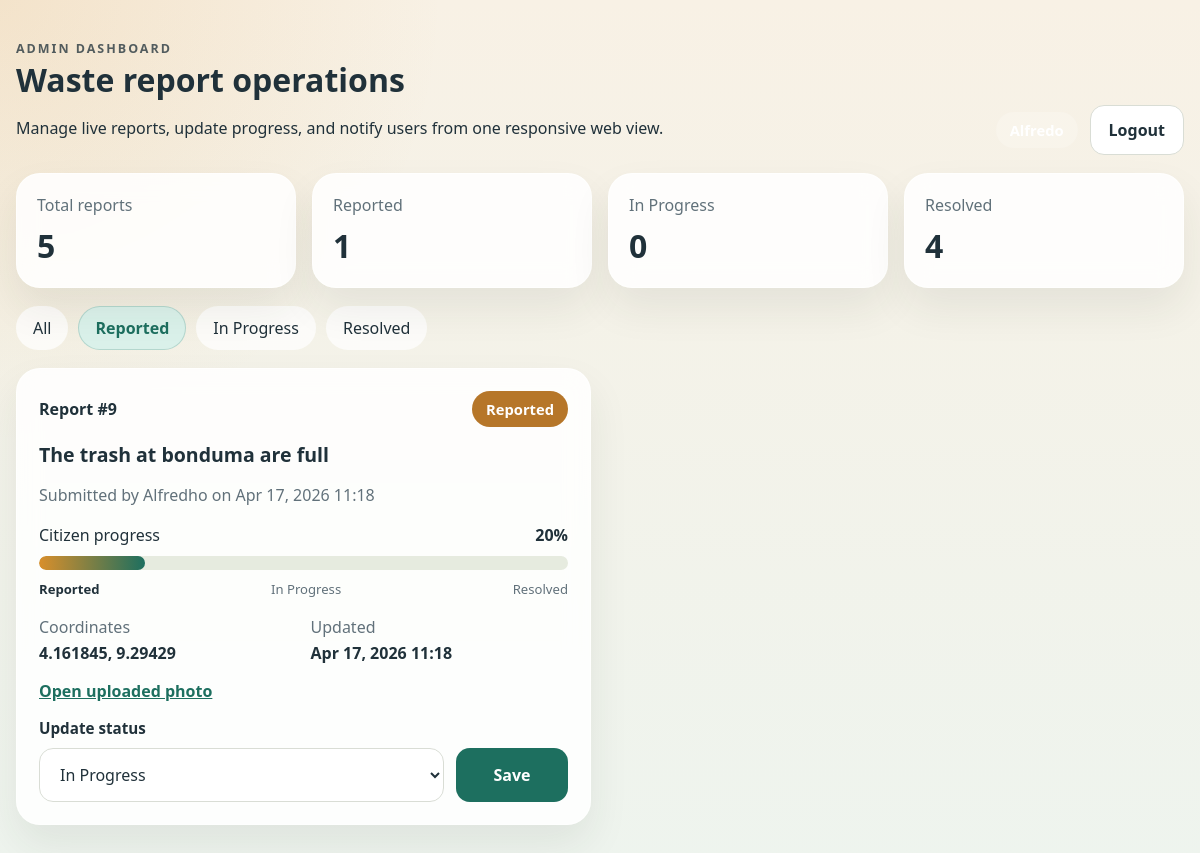
Screenshot of /dashboard/?status=reported (signed in) with the database file from the repository.
### apps/reports/models.py (models this page shows, shortened)
class WasteReport(models.Model):
    class Status(models.TextChoices):
        REPORTED = "reported", "Reported"
        IN_PROGRESS = "in_progress", "In Progress"
        RESOLVED = "resolved", "Resolved"
    user = models.ForeignKey(settings.AUTH_USER_MODEL, on_delete=models.CASCADE, related_name="waste_reports")
    description = models.TextField()
    photo = models.ImageField(upload_to="reports/")
    latitude = models.FloatField()
    longitude = models.FloatField()
    status = models.CharField(max_length=20, choices=Status.choices, default=Status.REPORTED)
    created_at = models.DateTimeField(auto_now_add=True)
    updated_at = models.DateTimeField(auto_now=True)
    @property
    def progress_percent(self) -> int:
        if self.status == self.Status.RESOLVED:
            return 100
        if self.status == self.Status.IN_PROGRESS:
            return 60
        return 20
    @property
    def progress_step(self) -> int:
        if self.status == self.Status.RESOLVED:
            return 3
        if self.status == self.Status.IN_PROGRESS:
            return 2
        return 1

### apps/users/models.py (models this page shows, shortened)
class User(AbstractUser):
    class Role(models.TextChoices):
        CITIZEN = 'citizen', 'Citizen'
        ADMIN = 'admin', 'Admin'
    role = models.CharField(max_length=20, choices=Role.choices, default=Role.CITIZEN)
    phone_number = models.CharField(max_length=20, blank=True)
    profile_photo = models.ImageField(upload_to='profiles/', blank=True, null=True)

### apps/reports/views.py (the view)
# urls.py: path('', AdminDashboardView.as_view(), name='reports-dashboard-home'),
class AdminDashboardView(AdminOnlyMixin, TemplateView):
    template_name = 'reports/dashboard_home.html'
    def get_context_data(self, **kwargs):
        context = super().get_context_data(**kwargs)
        status_filter = self.request.GET.get('status', '').strip()
        queryset = WasteReport.objects.select_related('user').order_by('-updated_at')
        if status_filter in {
            WasteReport.Status.REPORTED,
            WasteReport.Status.IN_PROGRESS,
            WasteReport.Status.RESOLVED,
        }:
            queryset = queryset.filter(status=status_filter)
        summary_rows = WasteReport.objects.values('status').annotate(total=Count('id'))
        summary = {
            WasteReport.Status.REPORTED: 0,
            WasteReport.Status.IN_PROGRESS: 0,
            WasteReport.Status.RESOLVED: 0,
        }
        for row in summary_rows:
            summary[row['status']] = row['total']
        context.update(
            {
                'reports': queryset,
                'selected_status': status_filter,
                'summary': summary,
                'status_choices': WasteReport.Status.choices,
                'total_reports': sum(summary.values()),
            }
        )
        return context

### apps/reports/views.py (called while the page is built)
    def dispatch(self, request, *args, **kwargs):
        if not request.user.is_authenticated:
            return redirect('reports-dashboard-login')
        if not (request.user.is_staff or request.user.role == 'admin'):
            raise DjangoPermissionDenied('Only admin users can access the dashboard.')
        return super().dispatch(request, *args, **kwargs)

### apps/reports/templates/reports/dashboard_home.html (shortened to what this page needs)
{% load static %}
<!DOCTYPE html>
<html lang="en">
<head>
  <link rel="stylesheet" href="{% static 'reports/admin_dashboard.css' %}">
</head>
<body class="dashboard-body">
  <header class="dashboard-header">
    <div>
      <span class="eyebrow">Admin Dashboard</span>
      <h1>Waste report operations</h1>
      <p>Manage live reports, update progress, and notify users from one responsive web view.</p>
    </div>
    <div class="header-actions">
      <span class="admin-pill">{{ request.user.username }}</span>
      <form method="post" action="{% url 'reports-dashboard-logout' %}" class="logout-form">
        <button type="submit" class="secondary-button">Logout</button>
      </form>
    </div>
  </header>
  <main class="dashboard-main">
    <section class="summary-grid">
      <article class="summary-card">
        <span>Total reports</span>
        <strong>{{ total_reports }}</strong>
      </article>
      <article class="summary-card">
        <span>Reported</span>
        <strong>{{ summary.reported }}</strong>
      </article>
      <article class="summary-card">
        <span>In Progress</span>
        <strong>{{ summary.in_progress }}</strong>
      </article>
      <article class="summary-card">
        <span>Resolved</span>
        <strong>{{ summary.resolved }}</strong>
      </article>
    </section>
    <section class="filter-bar">
      <a class="{% if not selected_status %}active{% endif %}" href="{% url 'reports-dashboard-home' %}">All</a>
      {% for status_value, status_label in status_choices %}
        <a class="{% if selected_status == status_value %}active{% endif %}" href="{% url 'reports-dashboard-home' %}?status={{ status_value }}">{{ status_label }}</a>
      {% endfor %}
    </section>
    <section class="reports-grid">
      {% for report in reports %}
        <article class="report-card">
          <div class="report-meta">
            <span class="report-id">Report #{{ report.id }}</span>
            <span class="status-badge status-{{ report.status }}">{{ report.get_status_display }}</span>
          </div>
          <h2>{{ report.description }}</h2>
          <p class="muted">Submitted by {{ report.user.username }} on {{ report.created_at|date:"M d, Y H:i" }}</p>
          <div class="progress-block">
            <div class="progress-topline">
              <span>Citizen progress</span>
              <strong>{{ report.progress_percent }}%</strong>
            </div>
            <div class="progress-track">
               <div class="progress-fill status-{{ report.status }}" style="--progress-width: {{ report.progress_percent }}%;"></div>
            </div>
            <div class="progress-steps">
              <span class="{% if report.progress_step >= 1 %}done{% endif %}">Reported</span>
              <span class="{% if report.progress_step >= 2 %}done{% endif %}">In Progress</span>
              <span class="{% if report.progress_step >= 3 %}done{% endif %}">Resolved</span>
            </div>
          </div>
          <dl class="report-details">
            <div><dt>Coordinates</dt><dd>{{ report.latitude }}, {{ report.longitude }}</dd></div>
            <div><dt>Updated</dt><dd>{{ report.updated_at|date:"M d, Y H:i" }}</dd></div>
          </dl>
          {% if report.photo %}
            <a class="report-photo-link" href="{{ report.photo.url }}" target="_blank" rel="noreferrer">Open uploaded photo</a>
          {% endif %}
          <form method="post" action="{% url 'reports-dashboard-status' report.id %}" class="status-form">
            <label for="status-{{ report.id }}">Update status</label>
            <div class="status-form-row">
              <select id="status-{{ report.id }}" name="status">
                <option value="in_progress" {% if report.status == 'in_progress' %}selected{% endif %}>In Progress</option>
              </select>
              <button type="submit" class="primary-button">Save</button>
            </div>
          </form>
        </article>
      {% empty %}
        <article class="empty-state">
          <h2>No reports found</h2>
          <p>Try another filter or wait for new citizen submissions.</p>
        </article>
      {% endfor %}
    </section>
  </main>
</body>
</html>

### apps/reports/static/reports/admin_dashboard.css (style rules this page uses)
:root { --bg: #f5efe4; --surface: #fffaf2; --surface-strong: #ffffff; --ink: #20313a; --muted: #61717a; --primary: #1d6f5f; --primary-soft: #daf1ea; --accent: #d98f2b; --danger: #b34b3c; --line: #d9ddd5; --shadow: 0 20px 40px rgba(35, 50, 44, 0.08); }
* { box-sizing: border-box; }
body.dashboard-body { margin: 0; min-height: 100vh; font-family: "Segoe UI", Tahoma, Geneva, Verdana, sans-serif; color: var(--ink); background: radial-gradient(circle at top left, rgba(217, 143, 43, 0.14), transparent 30%), linear-gradient(180deg, #f8f1e5 0%, #eef4ee 100%); }
.auth-badges span, .admin-pill, .status-badge { display: inline-flex; align-items: center; border-radius: 999px; padding: 8px 14px; font-size: 0.92rem; font-weight: 600; }
.auth-badges span, .admin-pill { background: rgba(255, 255, 255, 0.18); color: white; }
.auth-panel-form h2, .dashboard-header h1 { margin: 0 0 8px; }
.eyebrow { text-transform: uppercase; letter-spacing: 0.16em; font-size: 0.78rem; font-weight: 700; opacity: 0.76; }
.muted { color: var(--muted); }
.auth-form, .status-form { display: grid; gap: 10px; }
label { font-weight: 600; font-size: 0.95rem; }
input, select { width: 100%; border: 1px solid var(--line); border-radius: 14px; padding: 14px 16px; font: inherit; background: #fff; color: var(--ink); }
.primary-button, .secondary-button { display: inline-flex; align-items: center; justify-content: center; border-radius: 14px; padding: 13px 18px; font: inherit; font-weight: 700; text-decoration: none; border: none; cursor: pointer; }
.primary-button { background: var(--primary); color: white; }
.secondary-button { background: white; color: var(--ink); border: 1px solid var(--line); }
.dashboard-header, .dashboard-main { width: min(1240px, calc(100% - 32px)); margin-inline: auto; }
.dashboard-header { display: flex; justify-content: space-between; gap: 24px; align-items: end; padding: 36px 0 18px; }
.header-actions { display: flex; gap: 12px; align-items: center; }
.logout-form { margin: 0; }
.dashboard-main { padding-bottom: 40px; }
.summary-grid { display: grid; grid-template-columns: repeat(4, minmax(0, 1fr)); gap: 16px; margin-bottom: 18px; }
.summary-card, .report-card, .empty-state { background: rgba(255, 255, 255, 0.86); backdrop-filter: blur(12px); border: 1px solid rgba(255, 255, 255, 0.6); box-shadow: var(--shadow); border-radius: 24px; }
.summary-card { padding: 20px; }
.summary-card span { display: block; color: var(--muted); margin-bottom: 8px; }
.summary-card strong { font-size: 2rem; }
.filter-bar { display: flex; flex-wrap: wrap; gap: 10px; margin-bottom: 18px; }
.filter-bar a { text-decoration: none; color: var(--ink); padding: 10px 16px; border-radius: 999px; background: rgba(255, 255, 255, 0.74); border: 1px solid transparent; }
.filter-bar a.active { background: var(--primary-soft); border-color: rgba(29, 111, 95, 0.2); color: var(--primary); font-weight: 700; }
.reports-grid { display: grid; grid-template-columns: repeat(2, minmax(0, 1fr)); gap: 18px; }
.report-card, .empty-state { padding: 22px; }
.report-card h2 { margin: 14px 0 8px; font-size: 1.22rem; }
.report-meta, .progress-topline, .status-form-row { display: flex; justify-content: space-between; align-items: center; gap: 12px; }
.report-id { font-weight: 700; }
.status-badge { color: white; }
.status-reported { background: #b67629; }
.progress-block { margin: 18px 0; }
.progress-track { margin-top: 10px; height: 14px; border-radius: 999px; background: #e6ebdf; overflow: hidden; }
.progress-fill { height: 100%; border-radius: inherit; background: linear-gradient(90deg, #d98f2b 0%, #1d6f5f 100%); width: var(--progress-width); }
.progress-steps { margin-top: 10px; display: flex; justify-content: space-between; gap: 8px; font-size: 0.82rem; color: var(--muted); }
.progress-steps .done { color: var(--ink); font-weight: 700; }
.report-details { display: grid; grid-template-columns: repeat(2, minmax(0, 1fr)); gap: 14px; margin: 0 0 16px; }
.report-details dt { color: var(--muted); margin-bottom: 4px; }
.report-details dd { margin: 0; font-weight: 600; }
.report-photo-link { display: inline-block; margin-bottom: 16px; color: var(--primary); font-weight: 700; }
.status-form-row { align-items: stretch; }
.status-form-row .primary-button { min-width: 112px; }

### rows the page displays
WasteReport: id "9", status "Reported", description "The trash at bonduma are full", user.username "Alfredho", created_at "Apr 17, 2026 11:18", progress_percent "20", latitude "4.161845", longitude "9.29429", updated_at "Apr 17, 2026 11:18", status "In Progress"

### other values shown
{{ total_reports }} "5"
{{ summary.reported }} "1"
{{ summary.in_progress }} "0"
{{ summary.resolved }} "4"
{{ status_label }} "Reported" "In Progress" "Resolved"
